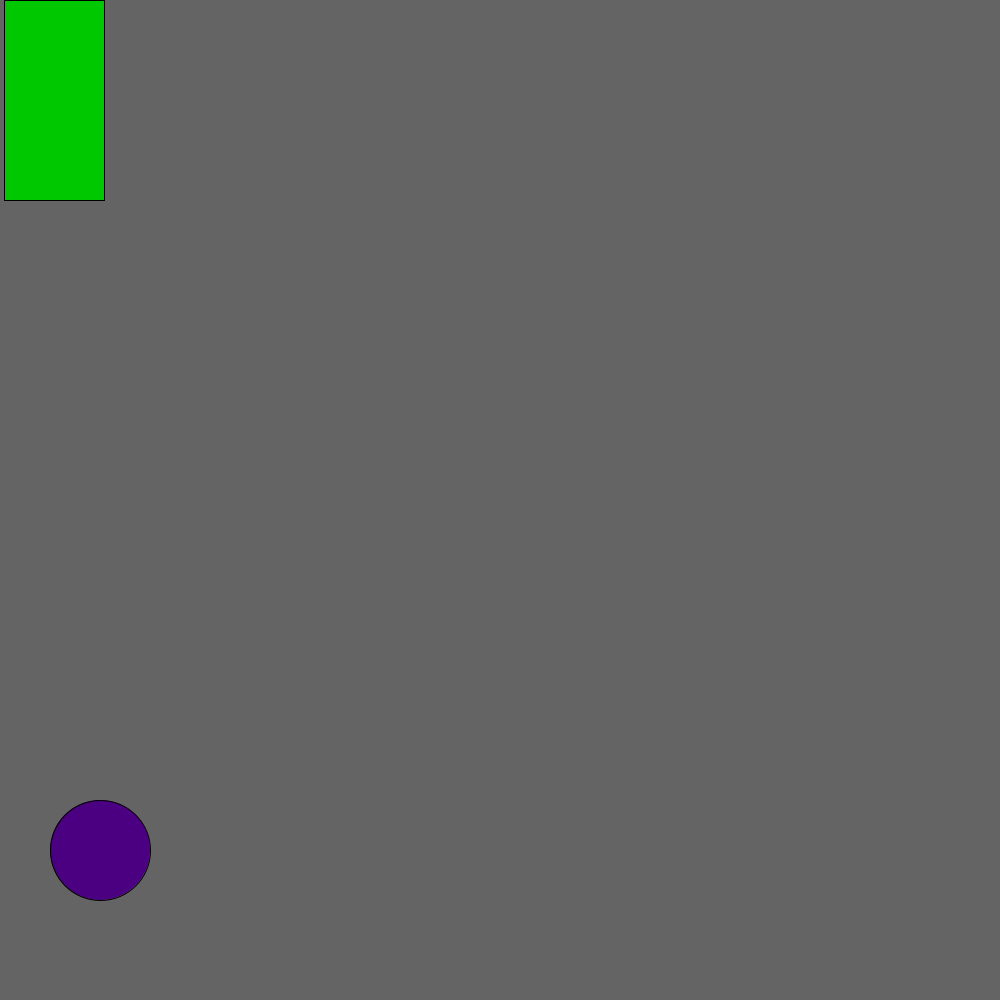
Frame 1 (no input)
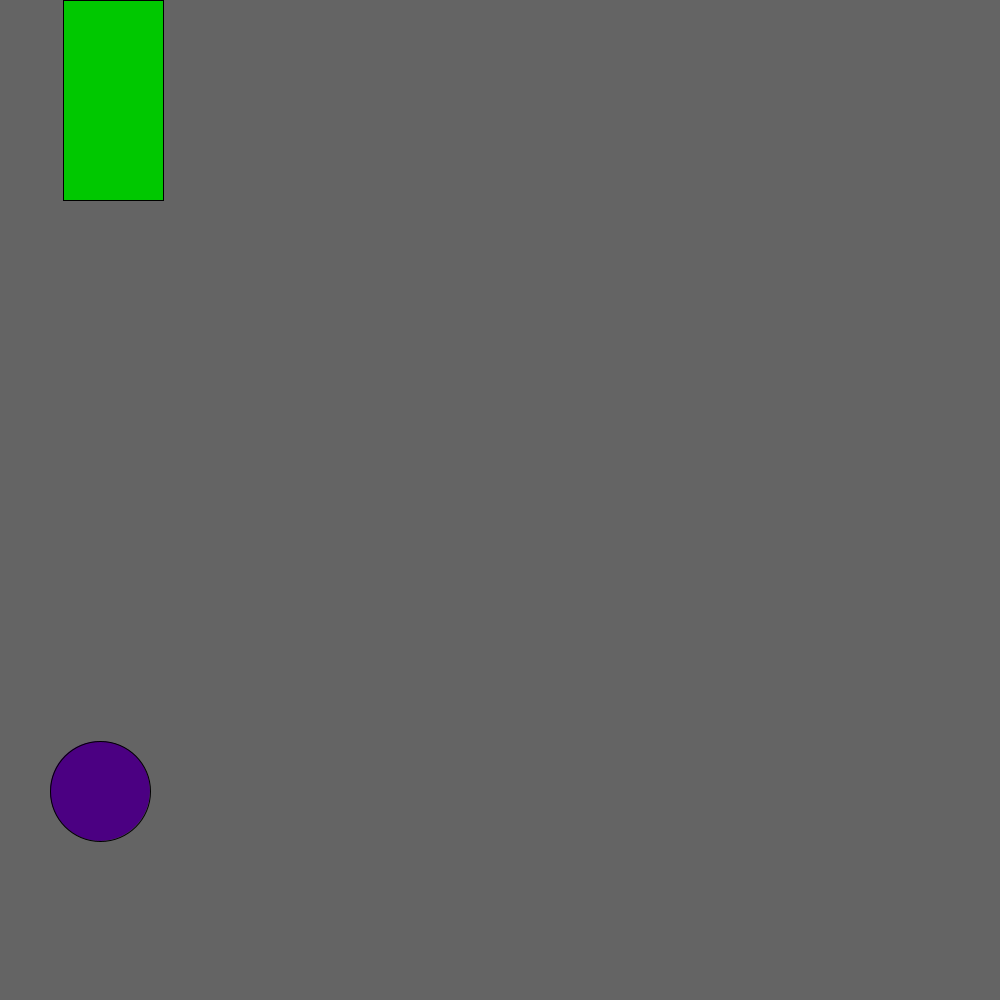
Frame 60 (the mouse pressed at the canvas centre just before this capture)
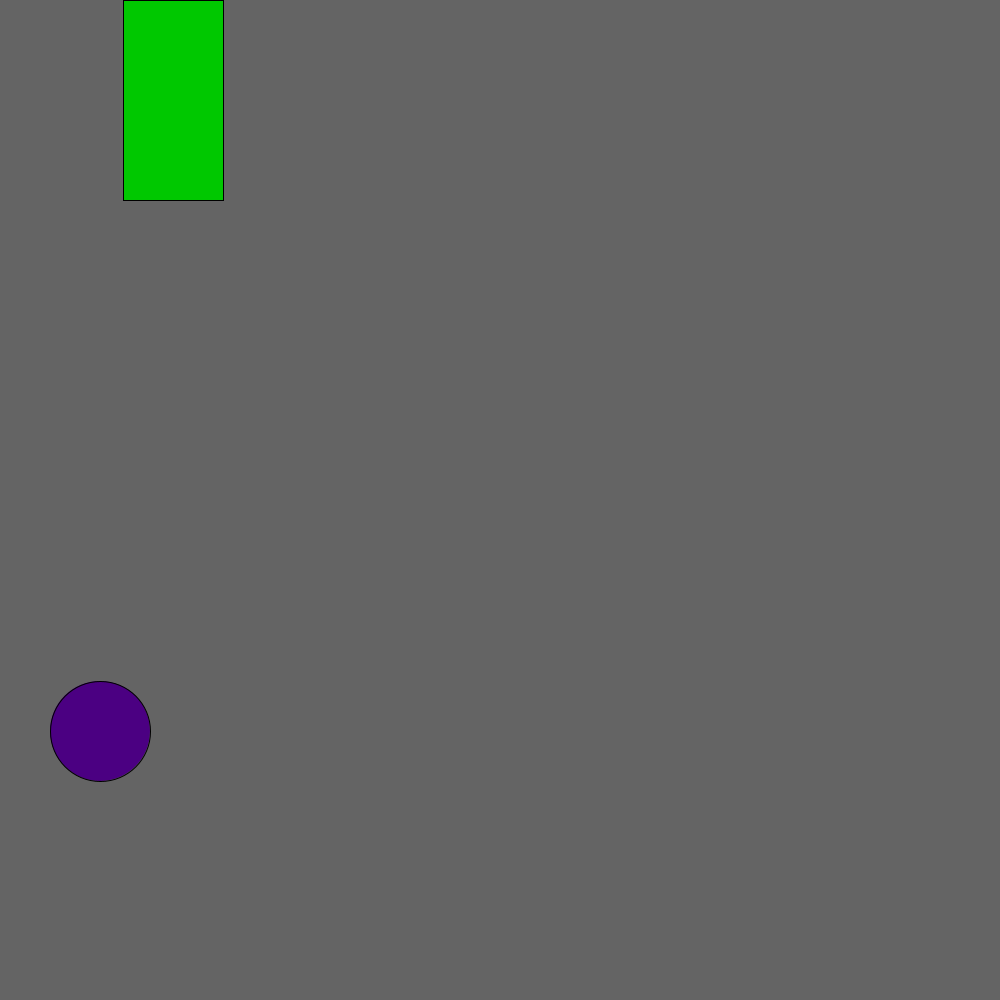
Frame 120 (the mouse held since frame 60 and released just before this capture)

The Processing sketch that drew these frames (run headless with seeded random() and noise(); from frame 60 on, the mouse is pressed at the canvas centre):

// Processing sketch: Two_shapes_moving_
// ── Two_shapes_moving_.pde
String t = "";
 int n = 850;
 float f = 4.3;
boolean flag = true;
  
  void setup() { 
   size (1000, 1000); 
 }
 void draw() {
   background(100, 100, 100);

   

   fill(#4B0082);
   circle (100, n, 100);
   if (flag) {
      n = n  -1;
   }
   fill(0, 200, 0);
   rect (f,0, 100, 200);
   f = f + 1;
 }

{
 }
